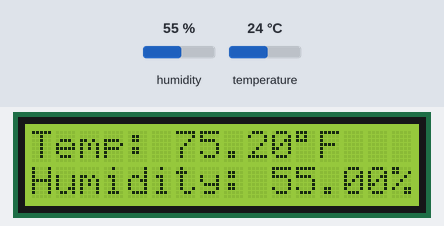
A sketch run on a simulated Arduino Uno, built with avr-gcc and run on an emulated ATmega328P. On the bench: 16×2 character LCD. The test bench sets the inputs (shaded band); at power-on: humidity 55 %, temperature 24 °C.

Above: at 0.1 s.
At 2.2 s:
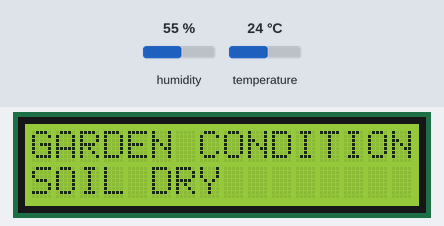
At 5.3 s:
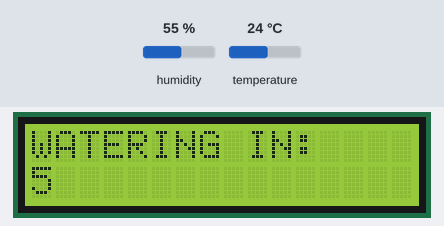
At 9.5 s:
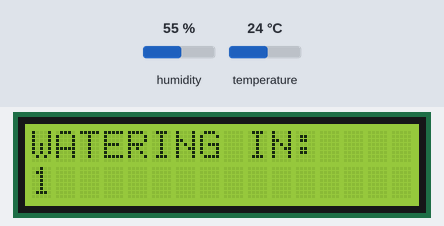
At 23.6 s:
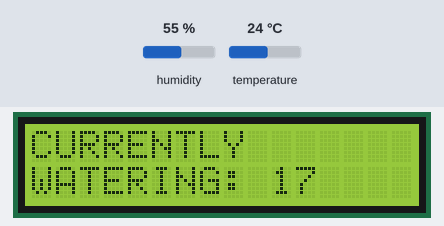
At 38.6 s:
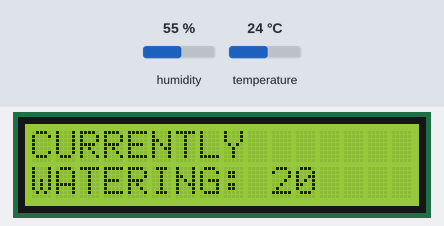

Measured:
- what the display in image 0 shows lasts 2.1 s, from 0.1 s to 2.2 s
- what the display in image 1 shows lasts 3.0 s, from 2.2 s to 5.2 s
- what the display in image 2 shows lasts 1.1 s, from 5.2 s to 6.3 s
- what the display in image 4 shows lasts 1.0 s, from 23.5 s to 24.5 s

The sketch:

projectAutomatedIrrigation.ino
```cpp
#include <LiquidCrystal.h>
#include <dht.h>
#define DHT11_PIN 9
LiquidCrystal lcd(12, 11, 5, 4, 3, 2);
dht DHT;

char dry[] = "SOIL DRY        ";
char damp[] = "SOIL DAMP      ";
char wet[] = "SOIL WET        ";
char wateringAlert[] = "WATERING IN:";
char currentlyWatering[] = "CURRENTLY";
char currentlyWateringCont[] = "WATERING: ";
int wateringCounter = 5;
int timeCounter = 30;
void setup() {
  //Serial.begin(9600);
}

void loop() {
  int sensorValue = analogRead(A0);
  //Serial.println(sensorValue);

  int chk = DHT.read11(DHT11_PIN);
  lcd.begin(16,2);
  lcd.print("Temp: ");
  lcd.print(Fahrenheit(DHT.temperature));
  lcd.print((char)223);
  lcd.print("F");
  lcd.setCursor(0,2);
  lcd.print("Humidity: ");
  lcd.print(DHT.humidity);
  lcd.print("%");
  delay(2000);

  lcd.begin(16, 2);
  lcd.print("GARDEN CONDITION");
  lcd.setCursor(0,2);
  if (sensorValue > 300)
  {
    lcd.print(dry);
    delay(3000);
    Water();
    return;
  }
  if (sensorValue > 230)
  {
    lcd.print(damp);
    delay(3000);
  }
  if (sensorValue < 230)
  {
    lcd.print(wet);
    delay(3000);
  }
  lcd.clear();
}

void Water() {
  while (wateringCounter > 0)
  {
    lcd.begin(16, 2);
    lcd.print(wateringAlert);
    lcd.setCursor(0, 2);
    lcd.print(wateringCounter);
    delay(1000);
    wateringCounter--;
  }
  lcd.begin(16, 2);
  lcd.print(currentlyWatering);
  lcd.setCursor(0, 2);
  lcd.print(currentlyWateringCont);
  for (int i = 0; i < 30; i++)
  {
    lcd.setCursor(10, 2);
    lcd.print(timeCounter);
    timeCounter--;
    delay(1000);

    //WATER PLANTS HERE

  }
  wateringCounter = 5;
  timeCounter = 30;
  lcd.clear();
}

double Fahrenheit(double celsius)
{
  return 1.8 * celsius + 32;
}
```
